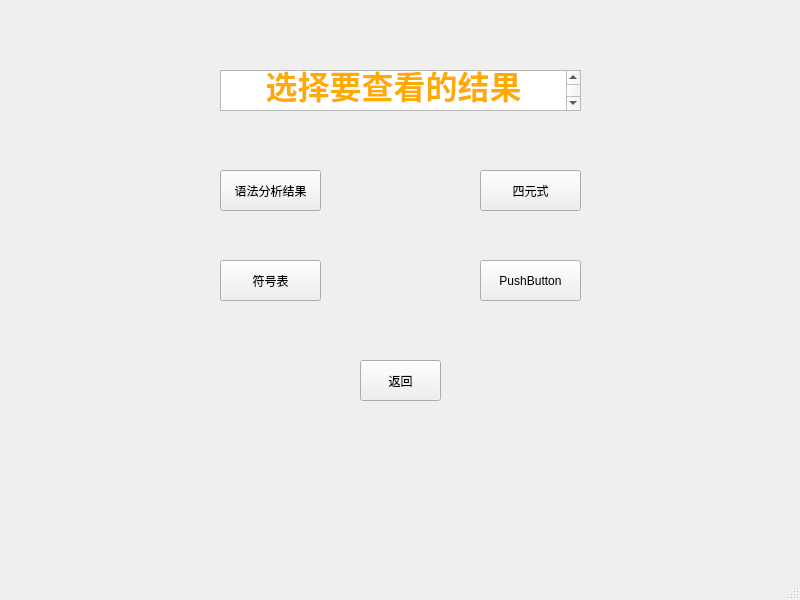
<?xml version="1.0" encoding="UTF-8"?>
<ui version="4.0">
 <class>Switch</class>
 <widget class="QMainWindow" name="Switch">
  <property name="geometry">
   <rect>
    <x>0</x>
    <y>0</y>
    <width>800</width>
    <height>600</height>
   </rect>
  </property>
  <property name="windowTitle">
   <string>MainWindow</string>
  </property>
  <widget class="QWidget" name="centralwidget">
   <widget class="QTextBrowser" name="textBrowser">
    <property name="geometry">
     <rect>
      <x>220</x>
      <y>70</y>
      <width>361</width>
      <height>41</height>
     </rect>
    </property>
    <property name="html">
     <string>&lt;!DOCTYPE HTML PUBLIC &quot;-//W3C//DTD HTML 4.0//EN&quot; &quot;http://www.w3.org/TR/REC-html40/strict.dtd&quot;&gt;
&lt;html&gt;&lt;head&gt;&lt;meta name=&quot;qrichtext&quot; content=&quot;1&quot; /&gt;&lt;meta charset=&quot;utf-8&quot; /&gt;&lt;style type=&quot;text/css&quot;&gt;
p, li { white-space: pre-wrap; }
hr { height: 1px; border-width: 0; }
li.unchecked::marker { content: &quot;\2610&quot;; }
li.checked::marker { content: &quot;\2612&quot;; }
&lt;/style&gt;&lt;/head&gt;&lt;body style=&quot; font-family:'Microsoft YaHei UI'; font-size:9pt; font-weight:400; font-style:normal;&quot;&gt;
&lt;p align=&quot;center&quot; style=&quot; margin-top:0px; margin-bottom:0px; margin-left:0px; margin-right:0px; -qt-block-indent:0; text-indent:0px;&quot;&gt;&lt;span style=&quot; font-size:24pt; font-weight:700; color:#ffaa00;&quot;&gt;选择要查看的结果&lt;/span&gt;&lt;/p&gt;&lt;/body&gt;&lt;/html&gt;</string>
    </property>
   </widget>
   <widget class="QPushButton" name="graButton">
    <property name="geometry">
     <rect>
      <x>220</x>
      <y>170</y>
      <width>101</width>
      <height>41</height>
     </rect>
    </property>
    <property name="text">
     <string>语法分析结果</string>
    </property>
   </widget>
   <widget class="QPushButton" name="quatButton">
    <property name="geometry">
     <rect>
      <x>480</x>
      <y>170</y>
      <width>101</width>
      <height>41</height>
     </rect>
    </property>
    <property name="text">
     <string>四元式</string>
    </property>
   </widget>
   <widget class="QPushButton" name="symButton">
    <property name="geometry">
     <rect>
      <x>220</x>
      <y>260</y>
      <width>101</width>
      <height>41</height>
     </rect>
    </property>
    <property name="text">
     <string>符号表</string>
    </property>
   </widget>
   <widget class="QPushButton" name="pushButton_4">
    <property name="geometry">
     <rect>
      <x>480</x>
      <y>260</y>
      <width>101</width>
      <height>41</height>
     </rect>
    </property>
    <property name="text">
     <string>PushButton</string>
    </property>
   </widget>
   <widget class="QPushButton" name="returnButton">
    <property name="geometry">
     <rect>
      <x>360</x>
      <y>360</y>
      <width>81</width>
      <height>41</height>
     </rect>
    </property>
    <property name="text">
     <string>返回</string>
    </property>
   </widget>
  </widget>
  <widget class="QMenuBar" name="menubar">
   <property name="geometry">
    <rect>
     <x>0</x>
     <y>0</y>
     <width>800</width>
     <height>18</height>
    </rect>
   </property>
  </widget>
  <widget class="QStatusBar" name="statusbar"/>
 </widget>
 <resources/>
 <connections/>
</ui>
